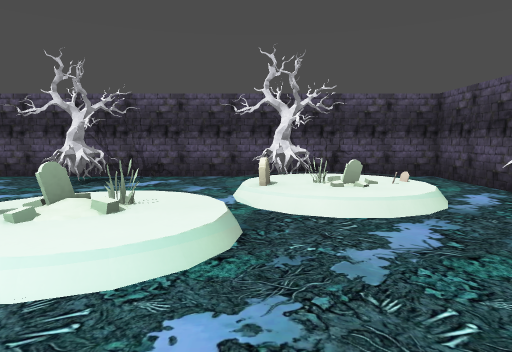
view 1 (above)

16 first-person views from a walk through a Godot game level. The camera is 1.2 m above the floor, tilts 6° down and sees 75° across. The floor is counted in squares, 2 m on a side. Each view is taken from the middle of a square. On the plan, view 1 faces up. The plan holds only what a view shows up to about 10 squares ahead; the rest is blank. Some surface patterns are stand-ins.

view 2
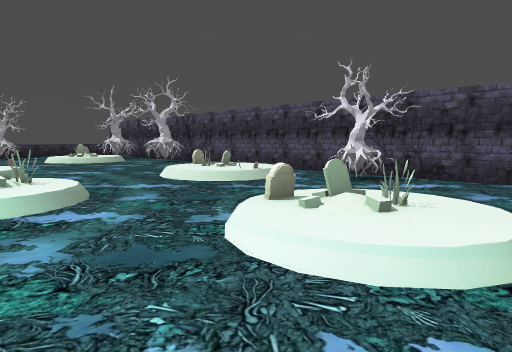

view 3
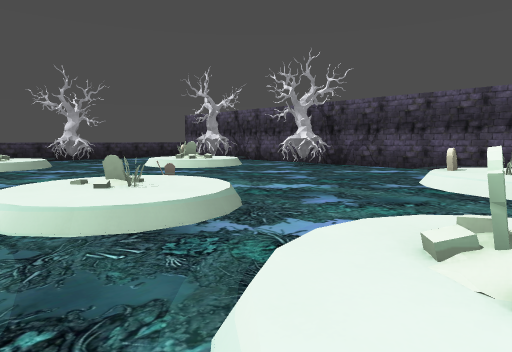

view 4
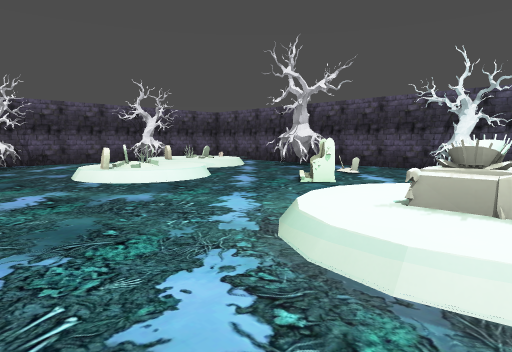

view 5
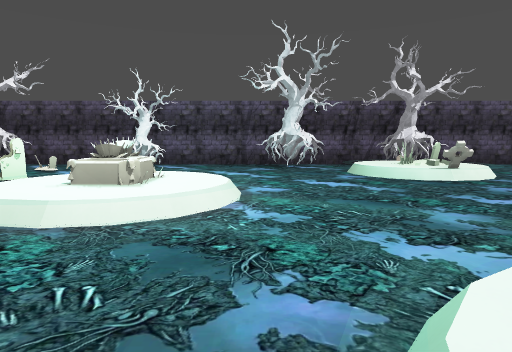

view 6
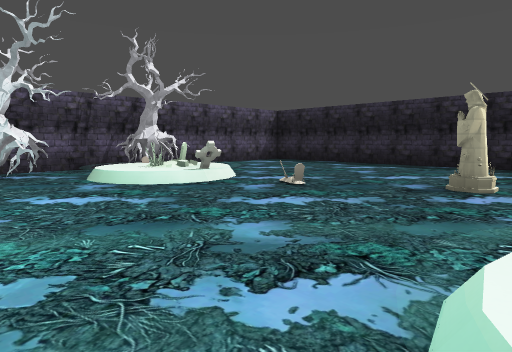

view 7
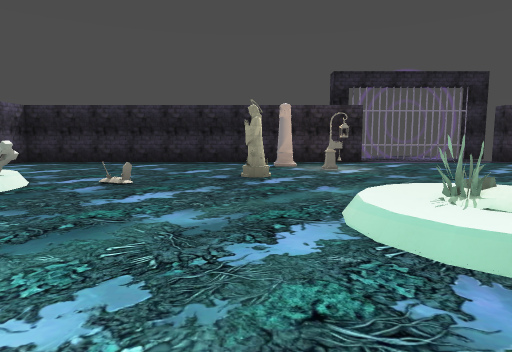

view 8
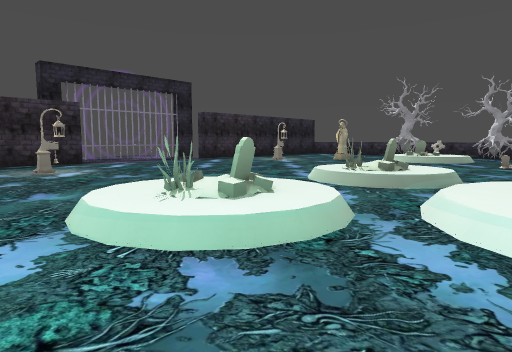

view 9
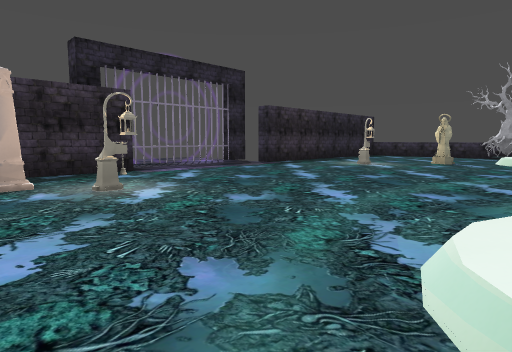

view 10
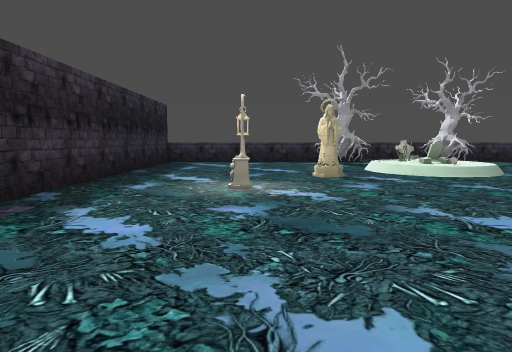

view 11
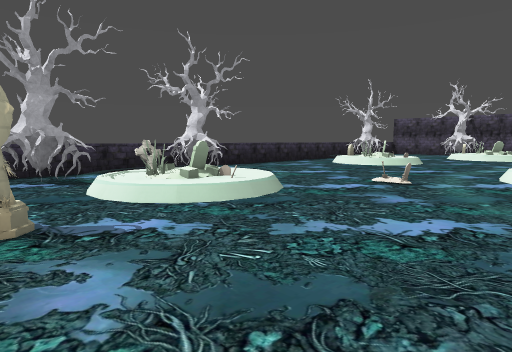

view 12
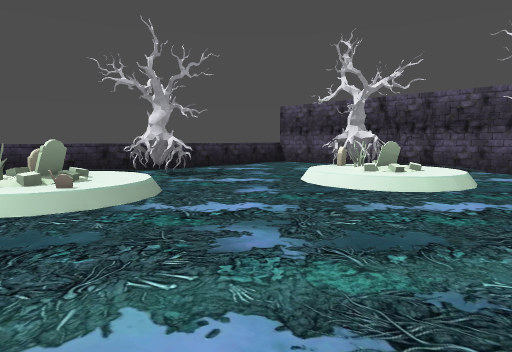

view 13
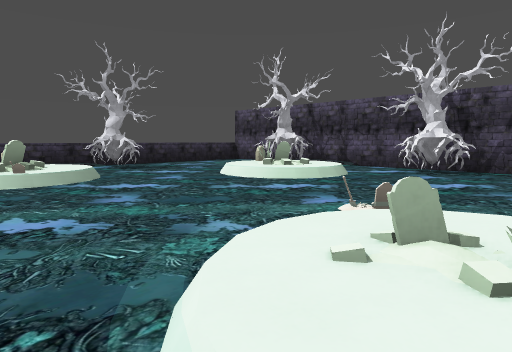

view 14
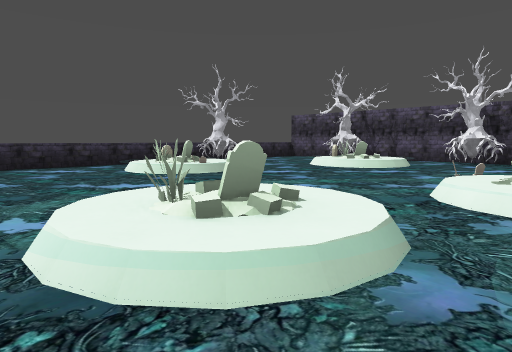

view 15
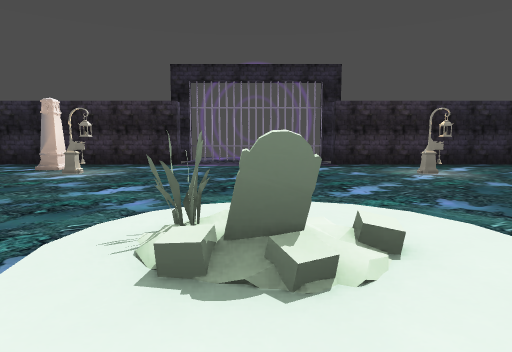

view 16
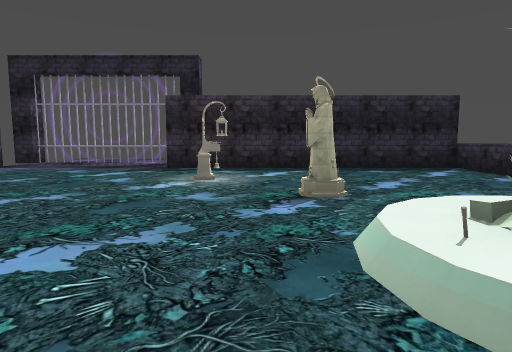

### Floor plan
Key: @ floor where view 1 was taken; # wall or solid block; x gap in a wall; . main floor; : floor 0.25 m higher than the main floor; + floor 0.5 m higher than the main floor; / step, stairs or slope; = window, fence, low wall or low ledge; ^ raised ledge; T tree; M tombstone; A altar; S statue; O other object.
Columns run from 17 left of view 1 to 4 right of it. Each row starts with its distance up from view 1.
  7 #####################
  6 ^..TT TT......T..TT #
  5 ^..TT+.T...MO.T..TT: #
  4 ^...M#.....++....M=O #
  3 ^....+.........#///.T#
  2 ^TT............M//.TT#
  1 ^ //....O////+.......#
  0 ^ M#....+////+...@=O.#
 -1 ^.//.....////..//...T#
 -2 ^..... ++/   ..AA  .T#
 -3 ^...../#+/++/..AA/...#
 -4 ^....O...////.../...T#
 -5 ^TT.....+#//x#.....TT#
 -6 ^TO+O...:////+....+  #
 -7 ^TT+#............O#TT#
 -8 ^TT.............O.+TT#
 -9 ^...S.........S......#
-10 ^.....#.....#........#
-11 ^............#.......#
-12 ^....................#
-13 ########...###########
-14        x...x
-15         ...#

Positions as (right, up) in squares from view 1, and headings:
1: (0, 0), facing up
2: (0, 0), facing up-left
3: (-5, -1), facing up-left
4: (-4, -3), facing up-right
5: (-5, -4), facing right
6: (-4, -4), facing down-right
7: (-3, -3), facing down
8: (-3, -3), facing down-left
9: (-3, -6), facing down-left
10: (-7, -10), facing left
11: (-10, -9), facing up-left
12: (-10, -1), facing up-left
13: (-8, -1), facing up-left
14: (-8, -4), facing up-left
15: (-8, -4), facing down
16: (-12, -5), facing down
